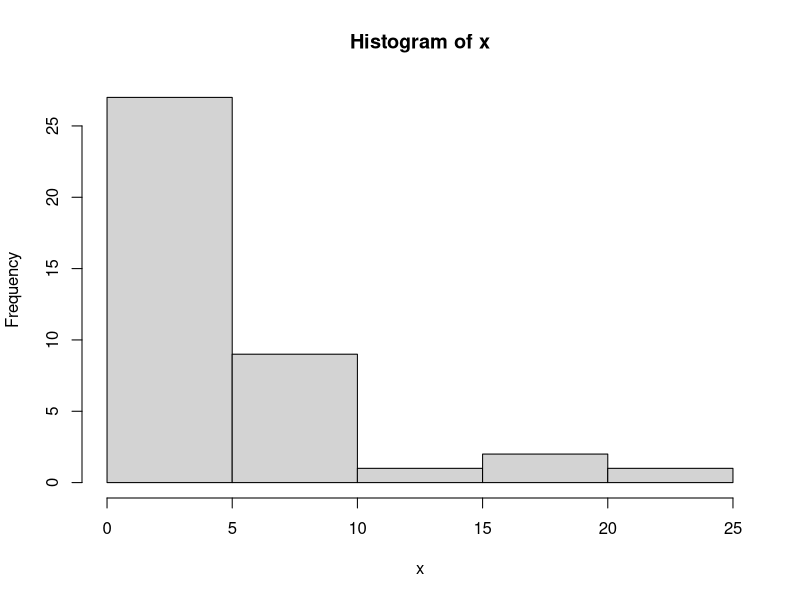
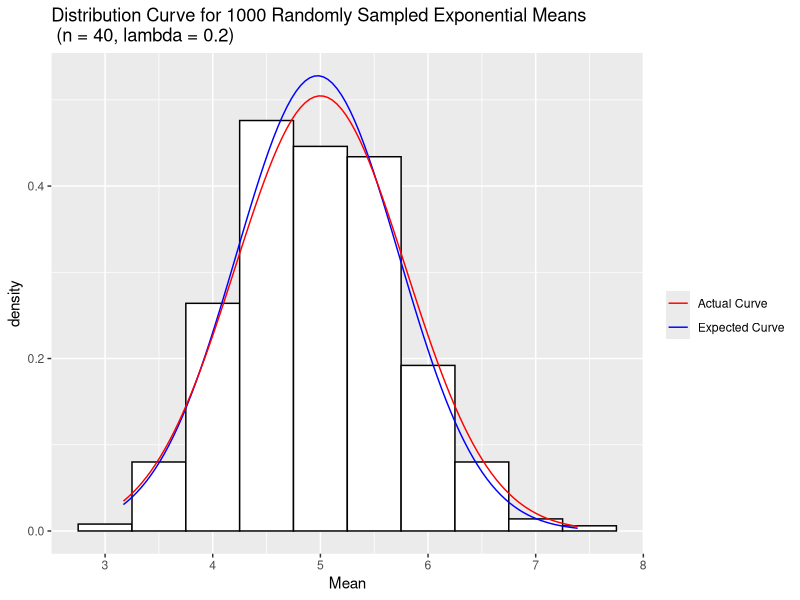

Reproduce these figures in R, in order.
## ---- chunk 1
## Install and load required libraries
if (!(require(ggplot2, quietly=T))) {
  install.packages('ggplot2')
}
library(ggplot2)
## ---- chunk 2
## Set the random seed for simulations
set.seed(1234)
## ---- chunk 3
x <- rexp(40, .2)
x
mean(x)
hist(x)
## ---- chunk 4
lambda <- 0.2
n <- 40
index <- rep.int(1:1000, 1)
ev <- rep(0, 1000)
for (i in index){
  ev[i] <- mean(rexp(n, lambda))
}

df <- data.frame(mean = ev, n = index)
## ---- chunk 5
g <- ggplot(df, aes(x = ev))
g + geom_histogram(aes(y = ..density..), colour = "black", 
                   fill = "white", binwidth = 0.5) + 
    xlab("Mean") +
    ggtitle("Distribution Curve for 1000 Randomly Sampled Exponential Means \n (n = 40, lambda = 0.2)") + 
    stat_function(fun = dnorm, aes(color = "red"), args = list(mean = mean(ev), 
                                                               sd = sd(ev))) + 
    stat_function(fun = dnorm, aes(color = "blue"),
                  args = list(mean = (1/.2), 
                              sd = ((1/lambda) / sqrt(n)))) +
    scale_colour_manual("", values = c("red", "blue"), 
                        labels = c("Actual Curve", "Expected Curve"))
## ---- chunk 6
center.theory <- 1/(lambda)
center.actual <- mean(ev)
center.error <- ((center.theory - center.actual) / center.theory)*100
variance.theory <- ((1/lambda) / sqrt(n))^2
variance.actual <- var(ev)
variance.error <- ((variance.theory - variance.actual)/variance.theory)*100
## ---- chunk 7
x <- c(center.actual, center.theory, center.error)
y <- c(variance.actual, variance.theory, variance.error)
tab <- cbind(x,y)
colnames(tab) <- c("Center", "Variance")
rownames(tab) <- c("Actual", "Theoretical", "Error")
tab
